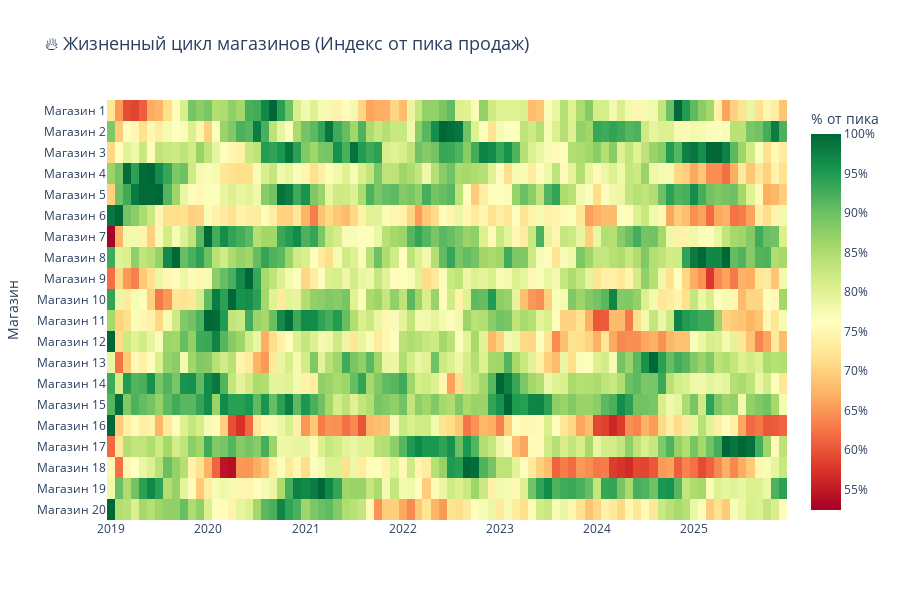

The code cell stored with this chart in its notebook:
### Code cell
# ============================================================
# 1.4 ВИЗУАЛИЗАЦИЯ: HEATMAP ЖИЗНЕННОГО ЦИКЛА
# ============================================================

# Создаём pivot для heatmap
pivot_lifecycle = df_lifecycle.pivot(index='Магазин', columns='Дата', values='Индекс_от_пика')

# Сортируем магазины по номеру
store_order = [f'Магазин {i}' for i in range(1, 21)]
pivot_lifecycle = pivot_lifecycle.reindex(store_order)

fig = px.imshow(
    pivot_lifecycle,
    labels=dict(x="Период", y="Магазин", color="% от пика"),
    aspect="auto",
    color_continuous_scale="RdYlGn",  # Красный-Жёлтый-Зелёный
    title="🔥 Жизненный цикл магазинов (Индекс от пика продаж)"
)

fig.update_layout(
    height=600,
    title_font_size=18,
    xaxis_title=None,
    coloraxis_colorbar=dict(title="% от пика", ticksuffix="%")
)

fig.update_traces(
    hovertemplate="<b>%{y}</b><br>Дата: %{x|%b %Y}<br>Индекс: %{z:.1f}%<extra></extra>"
)

fig.show()
